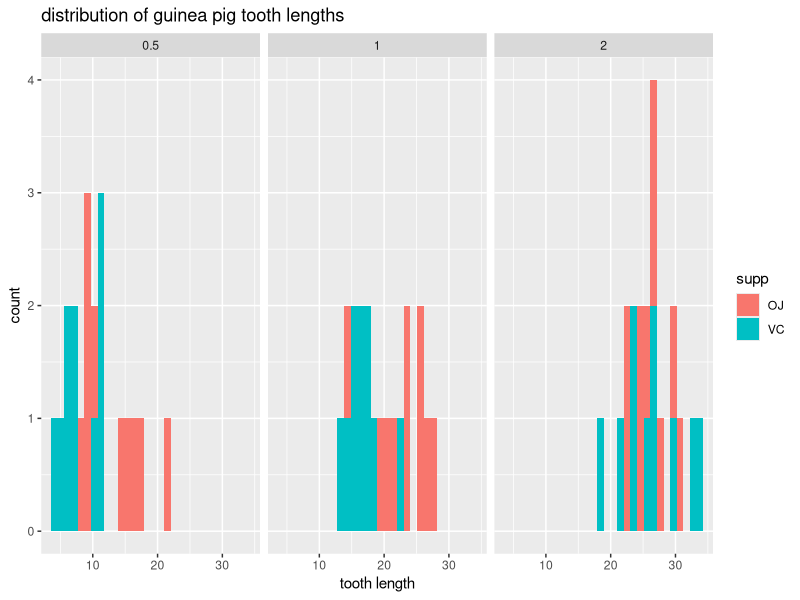

Reproduce this figure in R.
## ---- chunk 1
data("ToothGrowth")
## ---- chunk 2
summary(ToothGrowth)
## ---- chunk 3
library(ggplot2)
ggplot(ToothGrowth, aes(x=len, fill=supp)) + facet_wrap(~dose) + xlab('tooth length') + ggtitle('distribution of guinea pig tooth lengths') + geom_histogram()
## ---- chunk 4
t.test(ToothGrowth$len, ToothGrowth$dose, paired=FALSE, var.equal=FALSE)
## ---- chunk 5
d1<-ToothGrowth[ToothGrowth$dose==0.5,]
t.test(d1[d1$supp=="VC",]$len, d1[d1$supp=="OJ",]$len, paired=FALSE, var.equal=FALSE)
## ---- chunk 6
d2<-ToothGrowth[ToothGrowth$dose==1.0,]
t.test(d2[d2$supp=="VC",]$len, d2[d2$supp=="OJ",]$len, paired=FALSE, var.equal=FALSE)
## ---- chunk 7
d3<-ToothGrowth[ToothGrowth$dose==2.0,]
t.test(d3[d3$supp=="VC",]$len, d3[d3$supp=="OJ",]$len, paired=FALSE, var.equal=FALSE)
